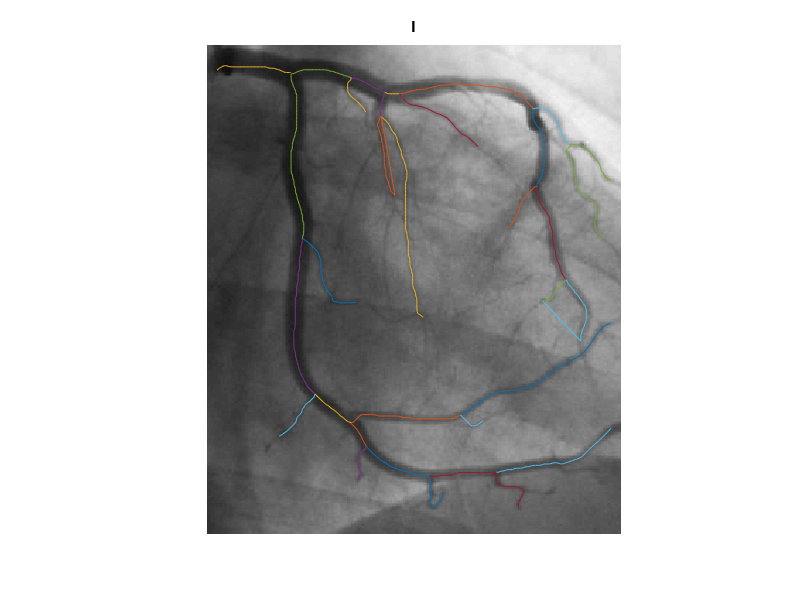
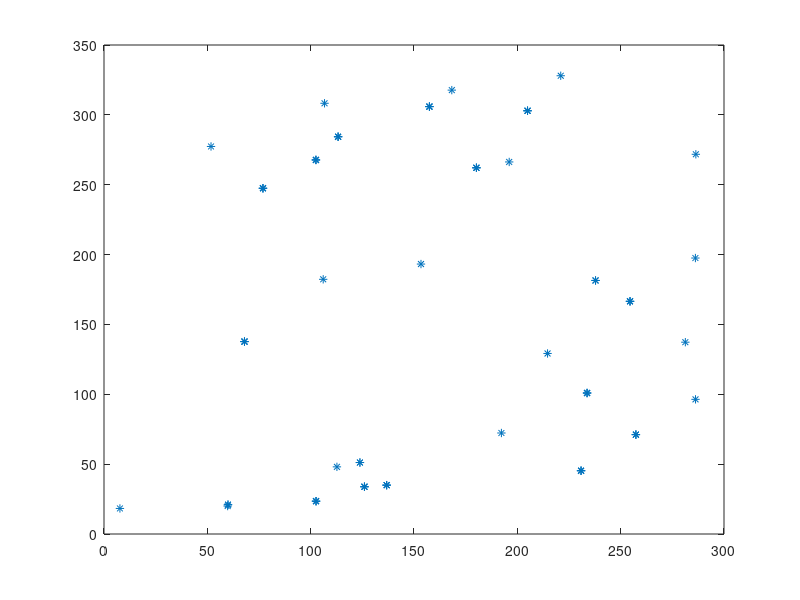

MATLAB code for these plots, in order: (Note: this script raises an error after producing the figures.)
% function [orderedJunc, orderedLines] = findFather2(newCoor, st, S)
clc; clear all; close all;
% 
% addpath('Phu');
% % 
% load newCoor
load st
load S
load I

% st = start;
Skel = S;

% newCoor = [0 1; 1 0; 2 3; 3 4; 2 3; 1 0; 0 1; 0 5];
% newCoor = [3 3; 2 3; 2 2; 2 3; 0 0;1 1; 1 1; 1 2];

newCoor = [];
figure, 
imshow(I); title('I');
hold on;
for i=1:length(Skel)
    k = Skel{i};
    disp(k);
    plot(k(:,2),k(:,1),'-');
    hold on; 
    
    % taking the first and the last nodes
    fi = k(1,:);
    la = k(end, :);
    if (fi==la)
        continue;
    end
    newCoor = [newCoor; fi; la];
    disp(newCoor);
end
hold off;

figure,
plot(newCoor(:,2), newCoor(:,1), '*');

sumCoor = sum(newCoor,2);
[M, idx] = min(sumCoor);
st = idx; 


disp('Start Point: ');
disp(newCoor(st,:));

% loai nhung diem trung nhau
[C, ia, ic] = unique(newCoor, 'rows', 'stable');

lev = 0;
% start = 3;

% khoi tao father and level cho start
start = ic(st);
level = -ones(size(C,1),1);
level(start) = lev;

father = -ones(size(C,1),1);
father(start) = 0;

lev = lev + 1;
Ric = ic;

orderedLines = [];
count = 0;

while (~isempty(start))
    disp('start = ');
    disp(start);
    
    % find next
    next = [];
    for i=1:length(start)
        pos = find(Ric==start(i));
        if (isempty(pos))
            continue;
        end
        
        Ric(pos) = -1;
        
        % find next
        temp = mod(pos,2);
        temp(temp==0) = -1;
        child = pos+temp;
        
        father(Ric(child)) = start(i);
        next = [next Ric(child)'];
        Ric(child) = -1;
        
        % add in orderedLines
        k = round(pos/2);
        orderedLines = [orderedLines S(k)];
    end
    
    % dangerous
    if (isempty(next) && ~isequal(Ric,-ones(size(Ric))))
        % find neighbor point
        p = C(start,:);
        A = repmat(p,size(Ric,1),1);
        
        B = sum((newCoor-A).^2,2);
        [err,vt] = sort(B);
        
        next = vt(2);
        father(next) = start;
    end
    
    level(next) = lev;
    
    lev = lev+1;
    start = next;
    
end

[orderedJunc, idx] = sortrows([C, father, level], 4);
% disp('ordered Junctions');
% disp(orderedJunc);

% chuyen father
father2 = zeros(size(father));
A = orderedJunc(:,3);
for i=2:length(father2)
    k = find(idx==A(i), 1);
    father2(i) = k;
end

% ordered Junctions
orderedJunc(:,3) = [];
orderedJunc = [orderedJunc father2];

% t = array2table(orderedJunc,'VariableNames',{'x','y','level','father'});
% disp(t);
% end
